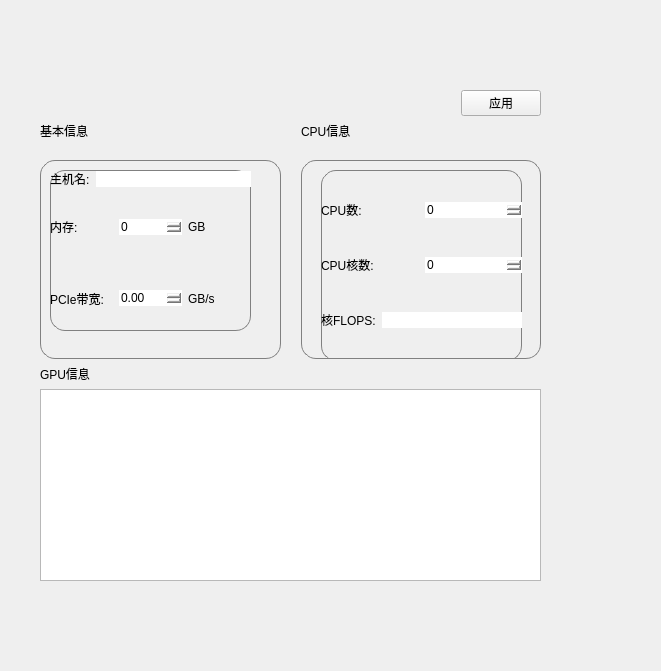
<?xml version="1.0" encoding="UTF-8"?>
<ui version="4.0">
 <class>Form</class>
 <widget class="QWidget" name="Form">
  <property name="geometry">
   <rect>
    <x>0</x>
    <y>0</y>
    <width>661</width>
    <height>671</height>
   </rect>
  </property>
  <property name="windowTitle">
   <string>Form</string>
  </property>
  <property name="styleSheet">
   <string notr="true"/>
  </property>
  <widget class="QWidget" name="">
   <property name="geometry">
    <rect>
     <x>40</x>
     <y>90</y>
     <width>501</width>
     <height>511</height>
    </rect>
   </property>
   <layout class="QVBoxLayout" name="verticalLayout_7" stretch="1,20">
    <item>
     <layout class="QHBoxLayout" name="horizontalLayout_9" stretch="10,1">
      <item>
       <widget class="QLabel" name="label_13">
        <property name="text">
         <string/>
        </property>
       </widget>
      </item>
      <item>
       <widget class="QPushButton" name="apply">
        <property name="text">
         <string>应用</string>
        </property>
       </widget>
      </item>
     </layout>
    </item>
    <item>
     <layout class="QVBoxLayout" name="verticalLayout_6" stretch="1,1">
      <item>
       <layout class="QHBoxLayout" name="horizontalLayout_7" stretch="1,1">
        <property name="spacing">
         <number>20</number>
        </property>
        <item>
         <layout class="QVBoxLayout" name="verticalLayout_2" stretch="1,20">
          <item>
           <widget class="QLabel" name="label_6">
            <property name="text">
             <string>基本信息</string>
            </property>
           </widget>
          </item>
          <item>
           <widget class="QWidget" name="widget" native="true">
            <property name="styleSheet">
             <string notr="true">border: 1px solid grey;
border-radius: 15px; </string>
            </property>
            <widget class="QWidget" name="layoutWidget">
             <property name="geometry">
              <rect>
               <x>10</x>
               <y>10</y>
               <width>201</width>
               <height>161</height>
              </rect>
             </property>
             <layout class="QVBoxLayout" name="verticalLayout">
              <item>
               <layout class="QHBoxLayout" name="horizontalLayout">
                <item>
                 <widget class="QLabel" name="label">
                  <property name="styleSheet">
                   <string notr="true">border: none</string>
                  </property>
                  <property name="text">
                   <string>主机名:</string>
                  </property>
                 </widget>
                </item>
                <item>
                 <widget class="QLineEdit" name="hostName">
                  <property name="styleSheet">
                   <string notr="true">border: none</string>
                  </property>
                 </widget>
                </item>
               </layout>
              </item>
              <item>
               <layout class="QHBoxLayout" name="horizontalLayout_2">
                <item>
                 <widget class="QLabel" name="label_2">
                  <property name="styleSheet">
                   <string notr="true">border: none</string>
                  </property>
                  <property name="text">
                   <string>内存:</string>
                  </property>
                 </widget>
                </item>
                <item>
                 <widget class="QSpinBox" name="ram">
                  <property name="styleSheet">
                   <string notr="true">border: none</string>
                  </property>
                 </widget>
                </item>
                <item>
                 <widget class="QLabel" name="label_3">
                  <property name="styleSheet">
                   <string notr="true">border: none</string>
                  </property>
                  <property name="text">
                   <string>GB</string>
                  </property>
                 </widget>
                </item>
               </layout>
              </item>
              <item>
               <layout class="QHBoxLayout" name="horizontalLayout_3">
                <item>
                 <widget class="QLabel" name="label_4">
                  <property name="styleSheet">
                   <string notr="true">border: none</string>
                  </property>
                  <property name="text">
                   <string>PCIe带宽:</string>
                  </property>
                 </widget>
                </item>
                <item>
                 <widget class="QDoubleSpinBox" name="pcie">
                  <property name="styleSheet">
                   <string notr="true">border: none</string>
                  </property>
                 </widget>
                </item>
                <item>
                 <widget class="QLabel" name="label_5">
                  <property name="styleSheet">
                   <string notr="true">border: none</string>
                  </property>
                  <property name="text">
                   <string>GB/s</string>
                  </property>
                 </widget>
                </item>
               </layout>
              </item>
             </layout>
            </widget>
           </widget>
          </item>
         </layout>
        </item>
        <item>
         <layout class="QVBoxLayout" name="verticalLayout_4" stretch="1,30">
          <item>
           <widget class="QLabel" name="label_7">
            <property name="text">
             <string>CPU信息</string>
            </property>
           </widget>
          </item>
          <item>
           <widget class="QWidget" name="widget_2" native="true">
            <property name="styleSheet">
             <string notr="true">border: 1px solid grey;
border-radius: 15px; </string>
            </property>
            <widget class="QWidget" name="layoutWidget">
             <property name="geometry">
              <rect>
               <x>20</x>
               <y>10</y>
               <width>201</width>
               <height>191</height>
              </rect>
             </property>
             <layout class="QVBoxLayout" name="verticalLayout_3">
              <item>
               <layout class="QHBoxLayout" name="horizontalLayout_6">
                <item>
                 <widget class="QLabel" name="label_8">
                  <property name="styleSheet">
                   <string notr="true">border: none
</string>
                  </property>
                  <property name="text">
                   <string>CPU数:</string>
                  </property>
                 </widget>
                </item>
                <item>
                 <widget class="QSpinBox" name="cpunum">
                  <property name="styleSheet">
                   <string notr="true">border:none</string>
                  </property>
                 </widget>
                </item>
               </layout>
              </item>
              <item>
               <layout class="QHBoxLayout" name="horizontalLayout_5">
                <item>
                 <widget class="QLabel" name="label_9">
                  <property name="styleSheet">
                   <string notr="true">border:  none</string>
                  </property>
                  <property name="text">
                   <string>CPU核数:</string>
                  </property>
                 </widget>
                </item>
                <item>
                 <widget class="QSpinBox" name="corenum">
                  <property name="styleSheet">
                   <string notr="true">border:none</string>
                  </property>
                 </widget>
                </item>
               </layout>
              </item>
              <item>
               <layout class="QHBoxLayout" name="horizontalLayout_4">
                <item>
                 <widget class="QLabel" name="label_10">
                  <property name="styleSheet">
                   <string notr="true">border: none</string>
                  </property>
                  <property name="text">
                   <string>核FLOPS:</string>
                  </property>
                 </widget>
                </item>
                <item>
                 <widget class="QLineEdit" name="cpuflops">
                  <property name="styleSheet">
                   <string notr="true">border: none</string>
                  </property>
                 </widget>
                </item>
               </layout>
              </item>
             </layout>
            </widget>
           </widget>
          </item>
         </layout>
        </item>
       </layout>
      </item>
      <item>
       <layout class="QVBoxLayout" name="verticalLayout_5">
        <item>
         <widget class="QLabel" name="label_11">
          <property name="text">
           <string>GPU信息</string>
          </property>
         </widget>
        </item>
        <item>
         <widget class="QTableView" name="gputable"/>
        </item>
        <item>
         <layout class="QHBoxLayout" name="horizontalLayout_8" stretch="10,1">
          <item>
           <widget class="QLabel" name="label_12">
            <property name="text">
             <string/>
            </property>
           </widget>
          </item>
          <item>
           <widget class="QPushButton" name="pushButton">
            <property name="styleSheet">
             <string notr="true">border: none
</string>
            </property>
            <property name="text">
             <string/>
            </property>
            <property name="icon">
             <iconset>
              <normaloff>../img/加.png</normaloff>../img/加.png</iconset>
            </property>
           </widget>
          </item>
         </layout>
        </item>
       </layout>
      </item>
     </layout>
    </item>
   </layout>
  </widget>
 </widget>
 <resources/>
 <connections/>
</ui>
